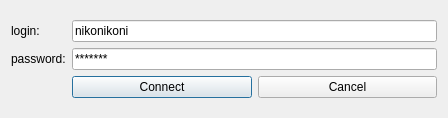
<?xml version="1.0" encoding="UTF-8"?>
<ui version="4.0">
 <class>ConnectionWindow</class>
 <widget class="QDialog" name="ConnectionWindow">
  <property name="geometry">
   <rect>
    <x>0</x>
    <y>0</y>
    <width>448</width>
    <height>118</height>
   </rect>
  </property>
  <property name="windowTitle">
   <string>Dialog</string>
  </property>
  <layout class="QGridLayout" name="gridLayout_2">
   <item row="0" column="0">
    <layout class="QGridLayout" name="gridLayout">
     <item row="1" column="1">
      <widget class="QLineEdit" name="passEdit">
       <property name="text">
        <string>*******</string>
       </property>
      </widget>
     </item>
     <item row="0" column="0">
      <widget class="QLabel" name="loginLabel">
       <property name="text">
        <string>login:</string>
       </property>
      </widget>
     </item>
     <item row="0" column="1">
      <widget class="QLineEdit" name="loginEdit">
       <property name="text">
        <string>nikonikoni</string>
       </property>
      </widget>
     </item>
     <item row="1" column="0">
      <widget class="QLabel" name="passLabel">
       <property name="text">
        <string>password:</string>
       </property>
      </widget>
     </item>
     <item row="2" column="1">
      <layout class="QHBoxLayout" name="horizontalLayout">
       <item>
        <widget class="QPushButton" name="connectBtn">
         <property name="text">
          <string>Connect</string>
         </property>
        </widget>
       </item>
       <item>
        <widget class="QPushButton" name="cancelBtn">
         <property name="text">
          <string>Cancel</string>
         </property>
        </widget>
       </item>
      </layout>
     </item>
    </layout>
   </item>
  </layout>
 </widget>
 <resources/>
 <connections/>
</ui>
